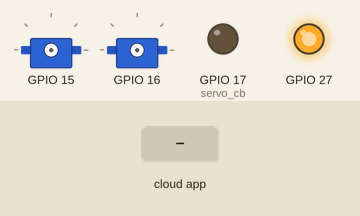
Recording of a sketch running on a simulated ESP32. On the bench: 2 × servo, output pins drawn as LEDs (lit = HIGH). The test bench sets the inputs (shaded band). WiFi joins after 1.5 s; servers stay silent unless stated; the ROS host is connected and sends only what is stated; servo pulses on a pin are drawn as a servo (544–2400 µs = 0–180°); what the sketch prints to the serial monitor is not drawn.

Above: at 2.7 s.
2.8 s: the phone or cloud app sets servo to 0
At 3.6 s:
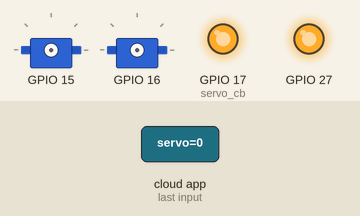
4.3 s: the phone or cloud app sets servo to 45
At 4.7 s:
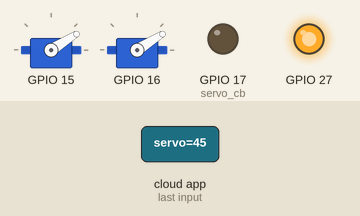
5.8 s: the phone or cloud app sets servo to 90
At 7.0 s:
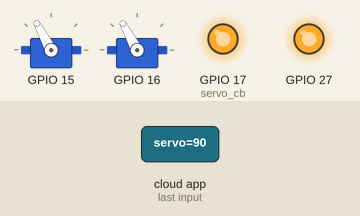
7.3 s: the phone or cloud app sets servo to 180
At 8.2 s:
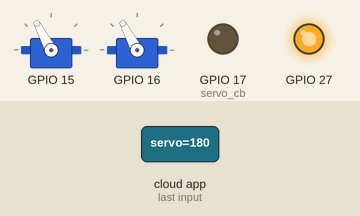
8.8 s: the phone or cloud app sets servo to 45
At 9.3 s:
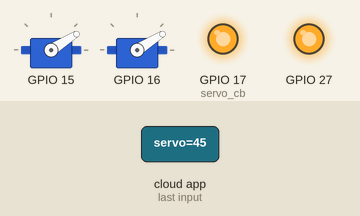
Timing chart, 0 to 11.3 s (numbered marks = the images above; inputs shaded):
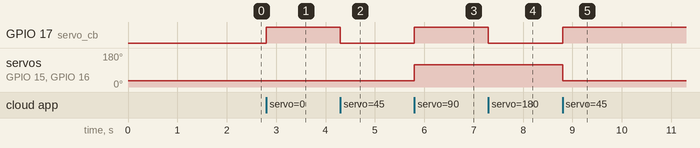

Measured:
- after the input at 2.8 s, GPIO 17 (servo_cb): LOW → HIGH at once
- after the input at 4.3 s, GPIO 17 (servo_cb): HIGH → LOW at once
- after the input at 5.8 s, GPIO 17 (servo_cb): LOW → HIGH at once; servo on GPIO 15, servo on GPIO 16: 32° → 118° at once
- after the input at 7.3 s, GPIO 17 (servo_cb): HIGH → LOW at once
- after the input at 8.8 s, GPIO 17 (servo_cb): LOW → HIGH at once; servo on GPIO 15, servo on GPIO 16: 118° → 32° at once

The sketch:

3-15_robot_wifi-servo_test.ino.ino
```cpp
#include "esp_system.h"
#include <ros.h>
#include <std_msgs/UInt16.h>
#include <WiFi.h>

//const char SSID[] = "aterm-ecce1b-g";
const char SSID[] = "KICK-event";
//const char PASSWORD[] = "753bf0b3391c9";
const char PASSWORD[] = "g6f5R9sP";

IPAddress server(192,168,1,12);
const uint16_t serverPort = 11411;

WiFiClient client;
class WiFiHardware {

  public:
  WiFiHardware() {};

  void init() {
    // do your initialization here. this probably includes TCP server/client setup
    client.connect(server, serverPort);
  }

  // read a byte from the serial port. -1 = failure
  int read() {
    // implement this method so that it reads a byte from the TCP connection and returns it
    //  you may return -1 is there is an error; for example if the TCP connection is not open
    return client.read();         //will return -1 when it will works
  }

  // write data to the connection to ROS
  void write(uint8_t* data, int length) {
    // implement this so that it takes the arguments and writes or prints them to the TCP connection
    for(int i=0; i<length; i++)
      client.write(data[i]);
  }

 // returns milliseconds since start of program
  unsigned long time() {
     return millis(); // easy; did this one for you
  }
};


ros::NodeHandle_<WiFiHardware> nh;

//Servo servo;

void servo_cb(const std_msgs::UInt16& cmd_msg){

    //servo.write(cmd_msg.data);
    ledcWrite(0,cmd_msg.data);
    ledcWrite(1,cmd_msg.data);
    //delay(150);
    Serial.print(cmd_msg.data);
    digitalWrite(17, HIGH-digitalRead(17));

}

ros::Subscriber<std_msgs::UInt16> sub("servo", servo_cb);

void setup(){
   pinMode(27, OUTPUT);
  Serial.begin(57600);//
     WiFi.begin(SSID,PASSWORD);
    Serial.print("WiFi connecting");

  while (WiFi.status() != WL_CONNECTED) {
    Serial.print(".");
    delay(100);
  }
   Serial.println(" connected");
   //digitalWrite(27, HIGH);
   nh.initNode();
    nh.subscribe(sub);
  delay(10);
    //pinMode(27, OUTPUT);
    digitalWrite(27, LOW);


    pinMode(17, OUTPUT);
    digitalWrite(17, LOW);

    ledcSetup(0,50,10);//0ch50hz10bit//L-wheel
    ledcAttachPin(15,0);//15pin0ch//

    ledcSetup(1,50,10);//1ch50hz10bit//R-wheel
    ledcAttachPin(16,1);//16pin1ch//

}


int mini=10;//左端//
int maxi=167;//右端//
int n=mini;//

void loop(){
 //ledcWrite(0,60);//
 //n+=15;//
 //if (n>maxi) n=mini;//
  //delay(1500);//
 //ledcWrite(1,100);
  //delay(1500);
 //ledcWrite(0,150);
  //Serial.println(n);//
  //delay(1500);
     digitalWrite(27, HIGH);


    nh.spinOnce();
    delay(1);
}
```
